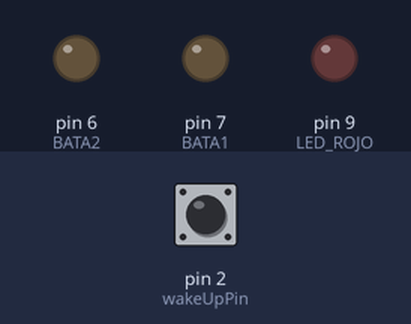
This sketch was run on a simulated Arduino Uno, built with avr-gcc and run on an emulated ATmega328P. On the bench: output pins drawn as LEDs (lit = HIGH). Inputs (shaded band) come from the test bench; at power-on: pin 2 (wakeUpPin) HIGH. The local clock reads 2024-03-15 10:24:30 at power-on unless the sketch sets it; storage starts empty.

Above: at 13.0 s.
At 23.06 s:
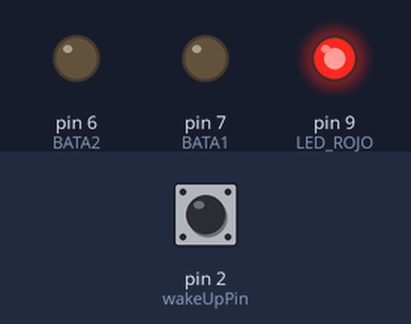
Timing chart, 0 to 29.1 s (numbered marks = the images above):
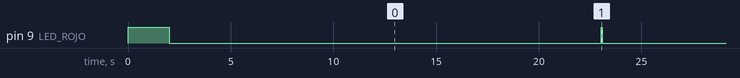

The sketch:

AMENAN1_comentado_grab_periodica.ino
```cpp
// ----------------------------------------------------------------------------------------------------------------
//
//  Este firmware es para guardar en SD un archivo con tramas de datos (índice, fecha/hora, sensor T y H, pulsado),
//  saliendo de modo sleep al pulsar y esperar mientras se esté pulsando antes de dormirse (ver los comentarios para ajustar el intervalo).
//
// ----------------------------------------------------------------------------------------------------------------


// Librería bajo consumo (sleep)
#include "LowPower.h"

// Librería para acceder al bus I2C (RTC, ArduCam, BMP180)
#include <Wire.h>

// Para el sensor de presión
// #include <Adafruit_BMP085.h>
// Adafruit_BMP085 bmp;


// dirección en el bus I2C del RTC
const int DS3231 = 0x68;

// Pin 2 para despertar al micro
const int wakeUpPin = 2;

// constante que define cuantos segundos estará dormido antes de despertarse y medir (20 s parar las pruebas)
const int intervalo = 20;
volatile int cantidad_segundos = 0;

// constante que va en la primera columna de la trama grabada en la SD, desconozco su funcionalidad, pedida por SP.
const byte CONSTANTE = 99;      // Número constante entre 00 y 99

// librerías para usar la SD
#include <SPI.h>
#include <SD.h>
// librerías para usar el sensor de humedad
#include "Adafruit_Sensor.h"
#include <DHT.h>
#include <DHT_U.h>

#define DHTPIN            A0        // Pin de comunicación con el sensor.
#define DHTTYPE           DHT22     // DHT 22 (o el AM2302 que tenemos), define el tipo de sensor de humedad
#define SD_CS             10        // alias del pin conectado a CS de la SD
#define LED_ROJO          9         // alias del pin del led rojo

#define BATA1             7
#define BATA2             6

DHT_Unified dht(DHTPIN, DHTTYPE);


// Inicializar variables de fecha y hora
byte segundo = 0;
byte minuto = 0;
byte hora = 0;
byte mes = 0;
byte anio = 0;
byte weekday = 0;
byte dia = 0;

// Nombre del archivo donde se dejarán las tramas
char str[] = "tramas.txt";
volatile int contador = 0;    // cuenta de pulsados
int indice = 0;               // índice de tramas

// ------------------------------------------------------ PROCEDIMIENTOS -----------------------------------------------------------------------
void obtenerFechaHora()
{
  Wire.beginTransmission(DS3231);
  Wire.write(byte(0));
  Wire.endTransmission();
  Wire.requestFrom(DS3231, 7);
  segundo = bcd2Dec(Wire.read());
  minuto = bcd2Dec(Wire.read());
  hora = bcd2Dec(Wire.read());
  weekday = bcd2Dec(Wire.read());
  dia = bcd2Dec(Wire.read());
  mes = bcd2Dec(Wire.read());
  anio = bcd2Dec(Wire.read());
}

// --------------------------------------------

byte bcd2Dec(byte val)
{
  return ((val/16*10) + (val%16));
}

// --------------------------------------------

void crear_archivo()
{
  File outFile;
  // Abrir archivo
  outFile = SD.open(str, FILE_WRITE);
  if(!outFile){
    Serial.println(F("No se pudo abrir el archivo"));
    return;
  }
  outFile.println(F("Encabezado archivo cuenta evento pines y sensor"));
  outFile.println(F("   INDICE   FECHA      HORA       TEMP        HUM%  PULSADOS"));

  // Para cuando esté el sensor de presión
  //outFile.println(F("   INDICE   FECHA      HORA       TEMP        HUM%   TEMP2   PRES     PULSADOS"));


  // Cerrar archivo
  outFile.close();
}

// --------------------------------------------

void grabar_datos_archivo()
{
  char buffer1[3];
  char buffer2[5];
  File outFile;
  outFile = SD.open(str, FILE_WRITE);
  if (!outFile) {
    Serial.println(F("No se pudo abrir el archivo"));
    return;
  }
  obtenerFechaHora();
  sprintf(buffer1, "%02d", CONSTANTE);
  outFile.print(buffer1);
  outFile.print(F(" "));
  sprintf(buffer2, "%04d", indice);
  outFile.print(buffer2);
  indice = indice + 1;
  outFile.print(F(" - "));
  outFile.print("20");
  outFile.print(anio);
  outFile.print(F("/"));
  sprintf(buffer1, "%02d", mes);
  outFile.print(buffer1);
  outFile.print(F("/"));
  sprintf(buffer1, "%02d", dia);
  outFile.print(buffer1);
  outFile.print(F(" - "));
  sprintf(buffer1, "%02d", hora);
  outFile.print(buffer1);
  outFile.print(F(":"));
  sprintf(buffer1, "%02d", minuto);
  outFile.print(buffer1);
  outFile.print(F(":"));
  sprintf(buffer1, "%02d", segundo);
  outFile.print(buffer1);
  outFile.print(F(" - "));


//  // Leer sensor de humedad y temperatura AM2302
//  sensors_event_t event;
//  // Temperatura
//  dht.temperature().getEvent(&event);
//  if (isnan(event.temperature)) {
//    Serial.println(F("Error leyendo temperatura!"));
//  }
//  else {
//    outFile.print(event.temperature);
//    outFile.print(F(" *C"));
//  }
//  // Humedad
//  dht.humidity().getEvent(&event);
//  if (isnan(event.relative_humidity)) {
//    Serial.println(F("Error leyendo humedad!"));
//  }
//  else {
//    outFile.print(F(" - "));
//    outFile.print(event.relative_humidity);
//    outFile.print(F("%"));
//    outFile.print(F(" - "));
//    }


// Leer sensor de presión y temperatura BMP180
//    outFile.print(bmp.readTemperature());
//    outFile.print(F(" *C - "));
//    outFile.print(bmp.readPressure());
//    outFile.print(F(" Pa - "));

    // esta línea se agregó SOLAMENTE para que en las pruebas con la AMENAN1 que le faltaba el sensor de humeda,
    // quedara acomodada legiblemente la trama.
    outFile.print(F("                     "));


    sprintf(buffer1, "%02d", contador);
    outFile.println(buffer1);

  // Cerrar archivo
  outFile.close();
}

void chequeoBata()
{
  int val = 0;
  val = analogRead(6);    // leer entrada analógica
  if (val <= 555){        // se está agotando, conmutar
    digitalWrite(BATA2,HIGH);     // esta línea hace entrar a la BATA2
    digitalWrite(BATA1,HIGH);     // y esta hace salir a la BATA1, a pesar de q las instrucciones son iguales, la electrónica NO LO ES.
  }


}


// =============================================================== CÓDIGO DE ARRANQUE ========================================================

void setup()
{
  analogReference(EXTERNAL);   //TIENE QUE SER LA PRIMERA INSTRUCCIÓN POR CUESTIONES INTERNAS DEL MICRO

  // Inicializar I2C
  Wire.begin();
  // Configure wake up pin as input.
  // This will consumes few uA of current.
  pinMode(wakeUpPin, INPUT_PULLUP);

  //iniciar la salida serial de debug
  Serial.begin(9600);

  //pin CS a la SD definido como salida
  pinMode(SD_CS,OUTPUT);
  // initializar SPI
  SPI.begin();

  pinMode(3, INPUT_PULLUP);
  pinMode(4, INPUT_PULLUP);

  pinMode(BATA1, OUTPUT);
  pinMode(BATA2, OUTPUT);


  pinMode(LED_ROJO, OUTPUT);
  // prender 2 segs el led rojo
  digitalWrite(LED_ROJO,HIGH);
  delay(2000);    //2 segs
  digitalWrite(LED_ROJO,LOW);

  // inicializar sensor de humedad y temperatura
  dht.begin();

  // inicializar sensor de presión y temperatura
  // bmp.begin()

  //Inicializar SD
  while(!SD.begin(SD_CS)){
    Serial.println(F("¡Error de SD!"));delay(1000);
  }
  crear_archivo();
  delay(1000);

  // Habilitar la interrupción que se producirá al oprimirse el botón conectado al pin 2
  attachInterrupt(0, wakeUp, FALLING);

}


// ------------------------- este código se ejecuta cdo se pulsa el pulsador, ES UNA INTERRUPCIÓN -------------------
void wakeUp()
{
    contador = contador + 1;
    //previoMillis = actualMillis;

}
// -----------------------------------------------------------------------------------------------------------------


// ================================================== FOREVER LOOP ==================================================

void loop()
{

    for (cantidad_segundos = 0 ;  cantidad_segundos  <  intervalo ; cantidad_segundos++){
      LowPower.idle(SLEEP_1S, ADC_OFF, TIMER2_OFF, TIMER1_OFF,TIMER0_OFF, SPI_OFF, USART0_OFF, TWI_OFF);
    }


    // Si se despertó, medir y grabar
    digitalWrite(LED_ROJO,HIGH);
    // Carga útil, grabar datos en el archivo de la SD
    grabar_datos_archivo();
    delay(50);
    digitalWrite(LED_ROJO,LOW);
    // limpiar cuenta de eventos en pin entrada
    contador = 0;

}
```

Measured:
- by itself, pin 9 (LED_ROJO): alternates HIGH for 0.06 s and LOW for 20.0 s
